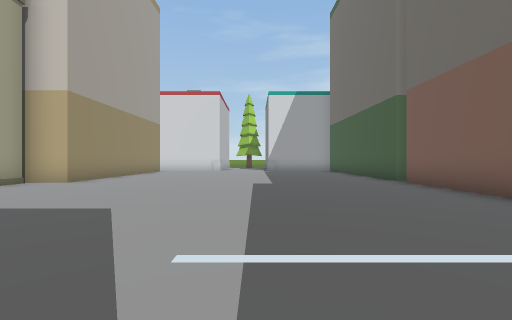
[1] (above)

22 first-person views from a walk through a Unity game level. The camera is 1.2 m above the floor, looks level and sees 90° across. The floor is counted in squares, 2 m on a side. Each view is taken from the middle of a square. On the plan, view 1 faces up. The plan holds only what a view shows up to about 9 squares ahead; the rest is blank. The place goes on beyond the plan. Some animated figures are not drawn.

[2]
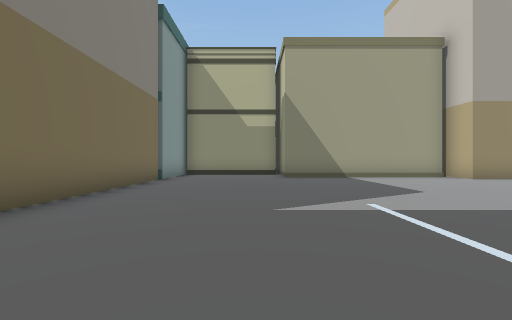

[3]
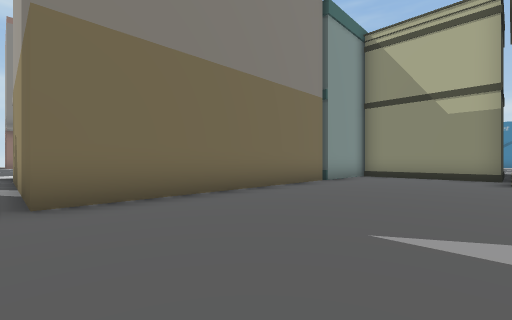

[4]
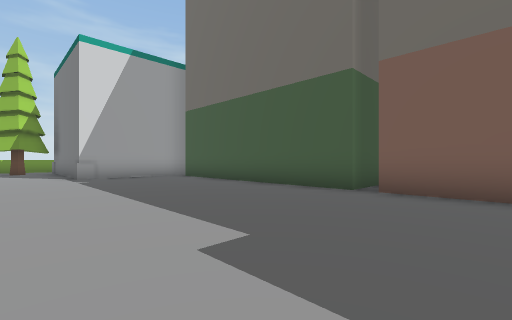

[5]
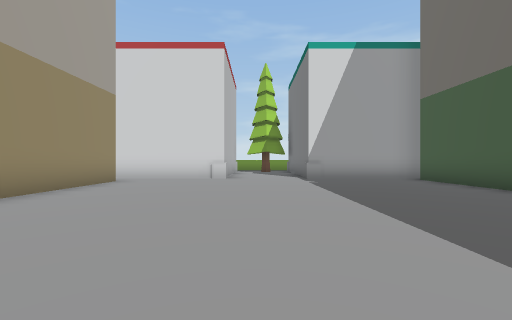

[6]
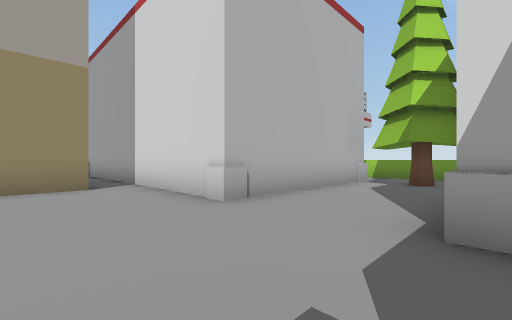

[7]
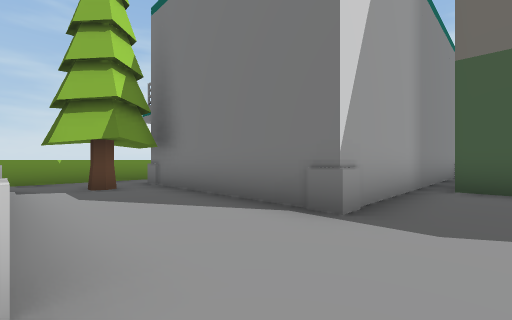

[8]
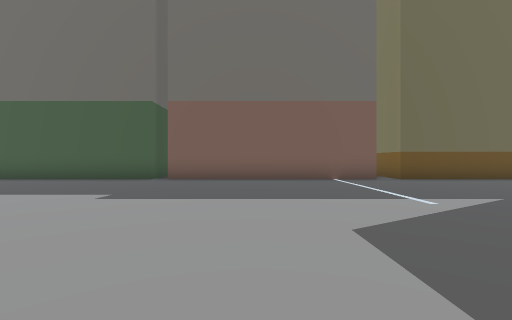

[9]
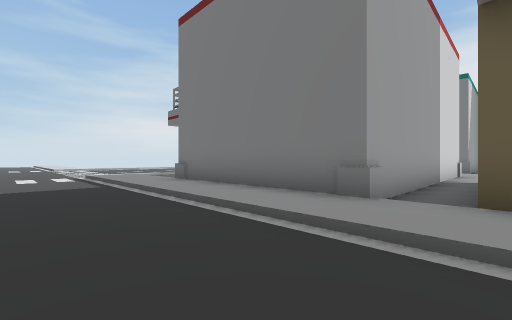

[10]
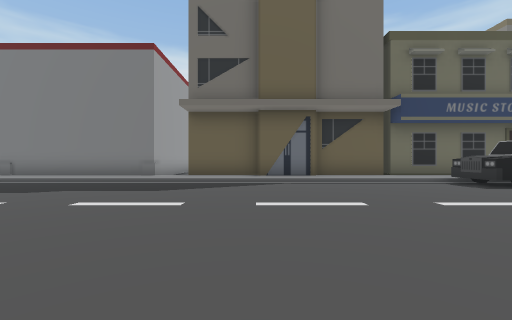

[11]
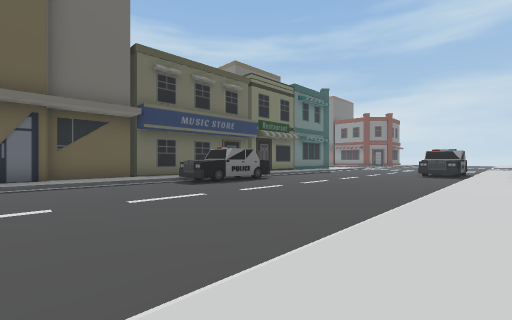

[12]
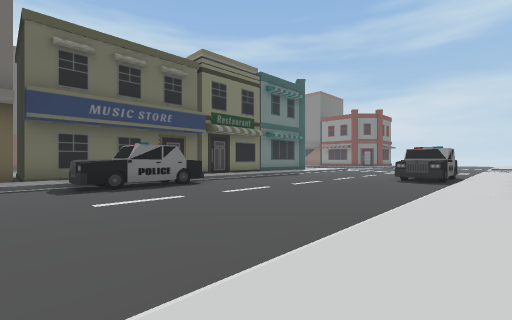

[13]
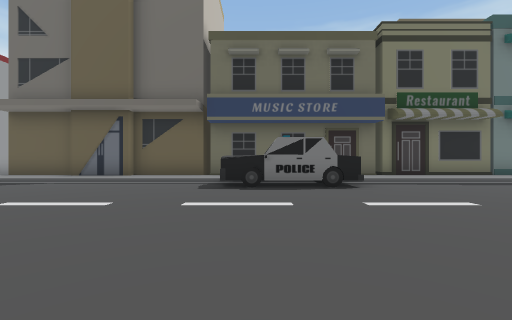

[14]
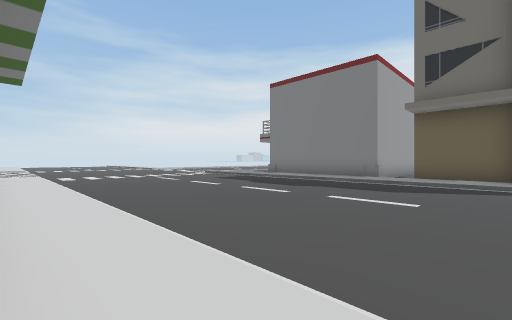

[15]
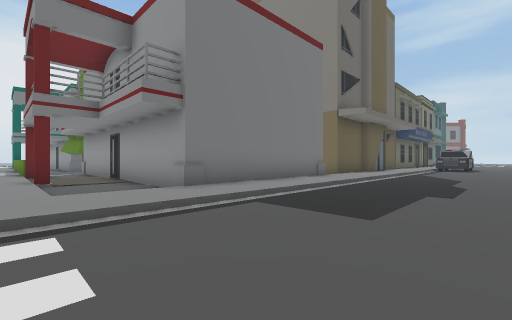

[16]
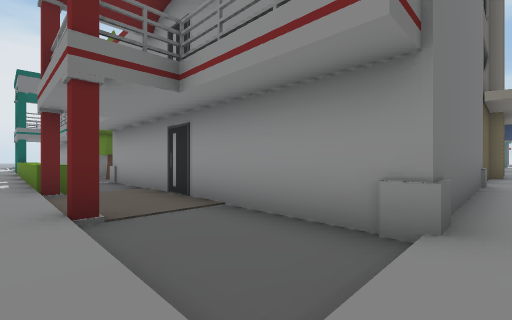

[17]
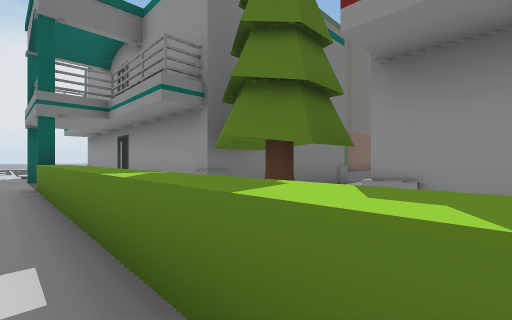

[18]
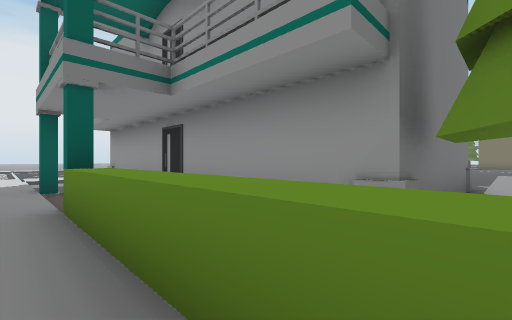

[19]
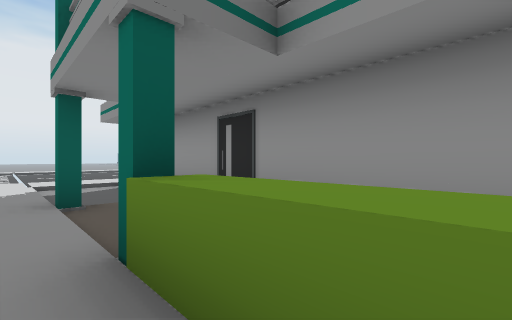

[20]
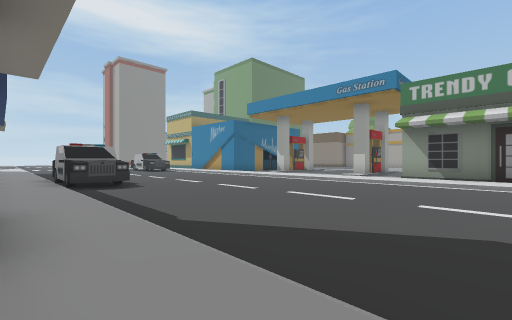

[21]
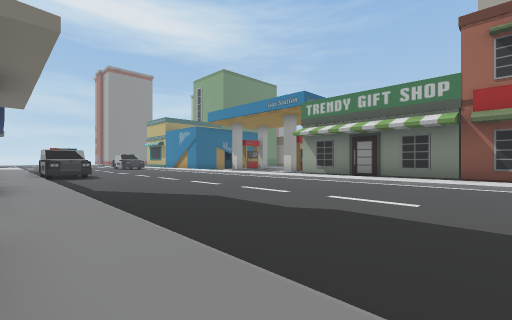

[22]
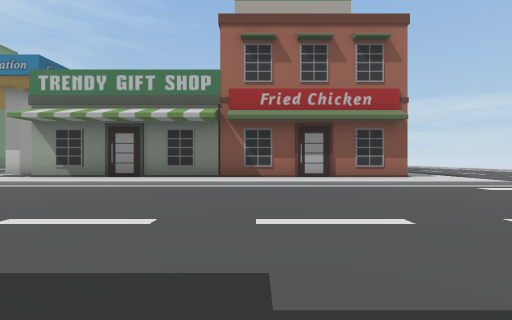

### Floor plan
Key: @ floor where view 1 was taken; # wall or solid block; . main floor; : floor 0.25 m higher than the main floor; / step, stairs or slope; ^ raised ledge; O other object.
Columns run from 21 left of view 1 to 14 right of it. Each row starts with its distance up from view 1.
 22 ::/.  .../::::::::::::::::::::::/ ..
 21 #:/.. .../:..#..#^^^^^^^^..#...:/ ..
 20 #:/....../:............     ...:/
 19 #:/....../:#########O.#########
 18 #:/....../:#       #..#
 17 #:/....../:#       #..#
 16 #:/....../:#       #..#
 15 #:/....../:#########..#########
 14 #:/....../:..................
 13 #:/....../:O    O........O
 12 #:/....../:O    O........O
 11 #:/....../OO    O........O
 10  :/....../O     O........O
  9  :/....../OO    O........O
  8  :/....../:O    O........O
  7  :/....../:OOO OO........OO
  6  :/.....O/:#   #.........O
  5  :/.....OO:#   #.........O
  4  :/.....OO:#   #.........O
  3  :/.....OO:#   #.........O
  2  :/....../:#   #.........O
  1  :/....../:#####.........O
  0  :/....../:O O.......@...O
 -1  :/.... ./:O O...........OO
 -2  :/O..   /:O O...........O
 -3  :/OO     :O  OOOOOOOOO..O

Where each view was taken, in squares from view 1:
view 1: 0 up, 0 right, facing up
view 2: 0 up, 3 right, facing left
view 3: 1 up, 2 right, facing down-left
view 4: 5 up, 1 left, facing up-right
view 5: 6 up, 1 left, facing up
view 6: 12 up, 1 right, facing up-left
view 7: 13 up, 2 left, facing up-right
view 8: 4 up, 4 left, facing right
view 9: 13 up, 14 left, facing up-right
view 10: 11 up, 19 left, facing right
view 11: 10 up, 20 left, facing down-right
view 12: 7 up, 20 left, facing down-right
view 13: 5 up, 19 left, facing right
view 14: 11 up, 20 left, facing up-right
view 15: 22 up, 15 left, facing down-right
view 16: 22 up, 11 left, facing down-right
view 17: 22 up, 3 left, facing down-right
view 18: 22 up, 0 right, facing down-right
view 19: 22 up, 2 right, facing down-right
view 20: 13 up, 11 left, facing down-left
view 21: 17 up, 11 left, facing down-left
view 22: 17 up, 13 left, facing left
